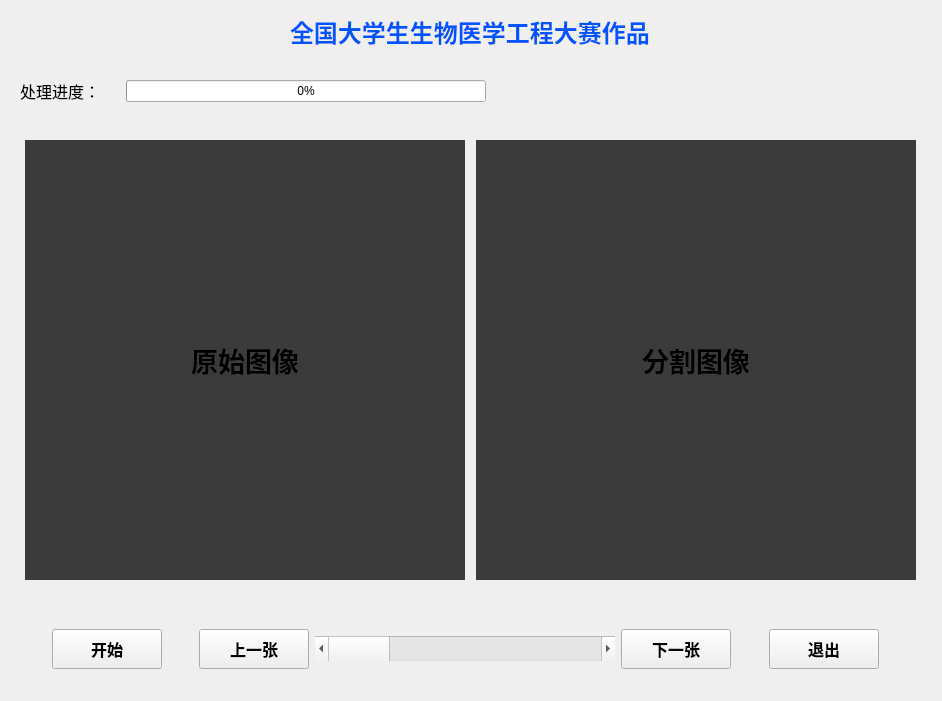
<?xml version="1.0" encoding="UTF-8"?>
<ui version="4.0">
 <class>MainWindow</class>
 <widget class="QWidget" name="MainWindow">
  <property name="geometry">
   <rect>
    <x>0</x>
    <y>0</y>
    <width>942</width>
    <height>701</height>
   </rect>
  </property>
  <property name="windowTitle">
   <string>Form</string>
  </property>
  <widget class="QWidget" name="widget" native="true">
   <property name="geometry">
    <rect>
     <x>20</x>
     <y>10</y>
     <width>901</width>
     <height>44</height>
    </rect>
   </property>
   <layout class="QHBoxLayout" name="horizontalLayout">
    <item>
     <spacer name="horizontalSpacer">
      <property name="orientation">
       <enum>Qt::Horizontal</enum>
      </property>
      <property name="sizeHint" stdset="0">
       <size>
        <width>290</width>
        <height>20</height>
       </size>
      </property>
     </spacer>
    </item>
    <item>
     <widget class="QLabel" name="label_2">
      <property name="font">
       <font>
        <family>微软雅黑</family>
        <pointsize>18</pointsize>
        <weight>75</weight>
        <bold>true</bold>
       </font>
      </property>
      <property name="styleSheet">
       <string notr="true">QLabel
{
  color:rgb(0, 85, 255);
}</string>
      </property>
      <property name="text">
       <string>全国大学生生物医学工程大赛作品</string>
      </property>
     </widget>
    </item>
    <item>
     <spacer name="horizontalSpacer_2">
      <property name="orientation">
       <enum>Qt::Horizontal</enum>
      </property>
      <property name="sizeHint" stdset="0">
       <size>
        <width>290</width>
        <height>20</height>
       </size>
      </property>
     </spacer>
    </item>
   </layout>
  </widget>
  <widget class="QWidget" name="widget_2" native="true">
   <property name="geometry">
    <rect>
     <x>20</x>
     <y>50</y>
     <width>901</width>
     <height>561</height>
    </rect>
   </property>
   <layout class="QVBoxLayout" name="verticalLayout">
    <item>
     <layout class="QHBoxLayout" name="horizontalLayout_3">
      <item>
       <widget class="QLabel" name="label_4">
        <property name="font">
         <font>
          <family>微软雅黑</family>
          <pointsize>12</pointsize>
          <weight>50</weight>
          <bold>false</bold>
         </font>
        </property>
        <property name="text">
         <string>处理进度：</string>
        </property>
       </widget>
      </item>
      <item>
       <spacer name="horizontalSpacer_5">
        <property name="orientation">
         <enum>Qt::Horizontal</enum>
        </property>
        <property name="sizeType">
         <enum>QSizePolicy::Fixed</enum>
        </property>
        <property name="sizeHint" stdset="0">
         <size>
          <width>20</width>
          <height>20</height>
         </size>
        </property>
       </spacer>
      </item>
      <item>
       <widget class="QProgressBar" name="progressBar">
        <property name="sizePolicy">
         <sizepolicy hsizetype="Minimum" vsizetype="Fixed">
          <horstretch>0</horstretch>
          <verstretch>0</verstretch>
         </sizepolicy>
        </property>
        <property name="minimumSize">
         <size>
          <width>360</width>
          <height>20</height>
         </size>
        </property>
        <property name="value">
         <number>0</number>
        </property>
       </widget>
      </item>
      <item>
       <spacer name="horizontalSpacer_4">
        <property name="orientation">
         <enum>Qt::Horizontal</enum>
        </property>
        <property name="sizeHint" stdset="0">
         <size>
          <width>40</width>
          <height>20</height>
         </size>
        </property>
       </spacer>
      </item>
     </layout>
    </item>
    <item>
     <spacer name="verticalSpacer_3">
      <property name="orientation">
       <enum>Qt::Vertical</enum>
      </property>
      <property name="sizeType">
       <enum>QSizePolicy::Fixed</enum>
      </property>
      <property name="sizeHint" stdset="0">
       <size>
        <width>20</width>
        <height>2</height>
       </size>
      </property>
     </spacer>
    </item>
    <item>
     <layout class="QHBoxLayout" name="horizontalLayout_2">
      <item>
       <widget class="QLabel" name="label">
        <property name="sizePolicy">
         <sizepolicy hsizetype="Preferred" vsizetype="Preferred">
          <horstretch>0</horstretch>
          <verstretch>0</verstretch>
         </sizepolicy>
        </property>
        <property name="minimumSize">
         <size>
          <width>440</width>
          <height>440</height>
         </size>
        </property>
        <property name="maximumSize">
         <size>
          <width>440</width>
          <height>440</height>
         </size>
        </property>
        <property name="font">
         <font>
          <family>微软雅黑</family>
          <pointsize>20</pointsize>
          <weight>75</weight>
          <bold>true</bold>
         </font>
        </property>
        <property name="styleSheet">
         <string notr="true">QLabel
{
  background:rgb(59, 59, 59);

}</string>
        </property>
        <property name="frameShape">
         <enum>QFrame::NoFrame</enum>
        </property>
        <property name="text">
         <string>原始图像</string>
        </property>
        <property name="alignment">
         <set>Qt::AlignCenter</set>
        </property>
       </widget>
      </item>
      <item>
       <widget class="QLabel" name="label_3">
        <property name="sizePolicy">
         <sizepolicy hsizetype="Preferred" vsizetype="Preferred">
          <horstretch>0</horstretch>
          <verstretch>0</verstretch>
         </sizepolicy>
        </property>
        <property name="minimumSize">
         <size>
          <width>440</width>
          <height>440</height>
         </size>
        </property>
        <property name="maximumSize">
         <size>
          <width>440</width>
          <height>440</height>
         </size>
        </property>
        <property name="font">
         <font>
          <family>微软雅黑</family>
          <pointsize>20</pointsize>
          <weight>75</weight>
          <bold>true</bold>
         </font>
        </property>
        <property name="layoutDirection">
         <enum>Qt::LeftToRight</enum>
        </property>
        <property name="styleSheet">
         <string notr="true">QLabel
{
  background:rgb(59, 59, 59);

}</string>
        </property>
        <property name="frameShape">
         <enum>QFrame::NoFrame</enum>
        </property>
        <property name="text">
         <string>分割图像</string>
        </property>
        <property name="alignment">
         <set>Qt::AlignCenter</set>
        </property>
       </widget>
      </item>
     </layout>
    </item>
    <item>
     <spacer name="verticalSpacer_2">
      <property name="orientation">
       <enum>Qt::Vertical</enum>
      </property>
      <property name="sizeType">
       <enum>QSizePolicy::Fixed</enum>
      </property>
      <property name="sizeHint" stdset="0">
       <size>
        <width>20</width>
        <height>2</height>
       </size>
      </property>
     </spacer>
    </item>
   </layout>
  </widget>
  <widget class="QWidget" name="widget_3" native="true">
   <property name="geometry">
    <rect>
     <x>20</x>
     <y>620</y>
     <width>891</width>
     <height>58</height>
    </rect>
   </property>
   <layout class="QHBoxLayout" name="horizontalLayout_4">
    <item>
     <spacer name="horizontalSpacer_6">
      <property name="orientation">
       <enum>Qt::Horizontal</enum>
      </property>
      <property name="sizeHint" stdset="0">
       <size>
        <width>72</width>
        <height>20</height>
       </size>
      </property>
     </spacer>
    </item>
    <item>
     <widget class="QPushButton" name="pushButton">
      <property name="minimumSize">
       <size>
        <width>110</width>
        <height>40</height>
       </size>
      </property>
      <property name="font">
       <font>
        <family>微软雅黑</family>
        <pointsize>12</pointsize>
        <weight>75</weight>
        <bold>true</bold>
       </font>
      </property>
      <property name="text">
       <string>开始</string>
      </property>
     </widget>
    </item>
    <item>
     <spacer name="horizontalSpacer_7">
      <property name="orientation">
       <enum>Qt::Horizontal</enum>
      </property>
      <property name="sizeHint" stdset="0">
       <size>
        <width>72</width>
        <height>20</height>
       </size>
      </property>
     </spacer>
    </item>
    <item>
     <widget class="QPushButton" name="pushButton_2">
      <property name="minimumSize">
       <size>
        <width>110</width>
        <height>40</height>
       </size>
      </property>
      <property name="font">
       <font>
        <family>微软雅黑</family>
        <pointsize>12</pointsize>
        <weight>75</weight>
        <bold>true</bold>
       </font>
      </property>
      <property name="text">
       <string>上一张</string>
      </property>
     </widget>
    </item>
    <item>
     <widget class="QScrollBar" name="horizontalScrollBar">
      <property name="minimumSize">
       <size>
        <width>300</width>
        <height>25</height>
       </size>
      </property>
      <property name="font">
       <font>
        <family>微软雅黑</family>
        <weight>75</weight>
        <bold>true</bold>
       </font>
      </property>
      <property name="toolTipDuration">
       <number>-1</number>
      </property>
      <property name="maximum">
       <number>14</number>
      </property>
      <property name="pageStep">
       <number>4</number>
      </property>
      <property name="orientation">
       <enum>Qt::Horizontal</enum>
      </property>
     </widget>
    </item>
    <item>
     <widget class="QPushButton" name="pushButton_3">
      <property name="minimumSize">
       <size>
        <width>110</width>
        <height>40</height>
       </size>
      </property>
      <property name="font">
       <font>
        <family>微软雅黑</family>
        <pointsize>12</pointsize>
        <weight>75</weight>
        <bold>true</bold>
       </font>
      </property>
      <property name="text">
       <string>下一张</string>
      </property>
     </widget>
    </item>
    <item>
     <spacer name="horizontalSpacer_9">
      <property name="orientation">
       <enum>Qt::Horizontal</enum>
      </property>
      <property name="sizeHint" stdset="0">
       <size>
        <width>72</width>
        <height>20</height>
       </size>
      </property>
     </spacer>
    </item>
    <item>
     <widget class="QPushButton" name="pushButton_4">
      <property name="minimumSize">
       <size>
        <width>110</width>
        <height>40</height>
       </size>
      </property>
      <property name="font">
       <font>
        <family>微软雅黑</family>
        <pointsize>12</pointsize>
        <weight>75</weight>
        <bold>true</bold>
       </font>
      </property>
      <property name="text">
       <string>退出</string>
      </property>
     </widget>
    </item>
    <item>
     <spacer name="horizontalSpacer_10">
      <property name="orientation">
       <enum>Qt::Horizontal</enum>
      </property>
      <property name="sizeHint" stdset="0">
       <size>
        <width>72</width>
        <height>20</height>
       </size>
      </property>
     </spacer>
    </item>
   </layout>
  </widget>
 </widget>
 <resources/>
 <connections>
  <connection>
   <sender>pushButton_4</sender>
   <signal>clicked()</signal>
   <receiver>MainWindow</receiver>
   <slot>close()</slot>
   <hints>
    <hint type="sourcelabel">
     <x>809</x>
     <y>647</y>
    </hint>
    <hint type="destinationlabel">
     <x>921</x>
     <y>643</y>
    </hint>
   </hints>
  </connection>
 </connections>
 <slots>
  <slot>startClink()</slot>
 </slots>
</ui>
